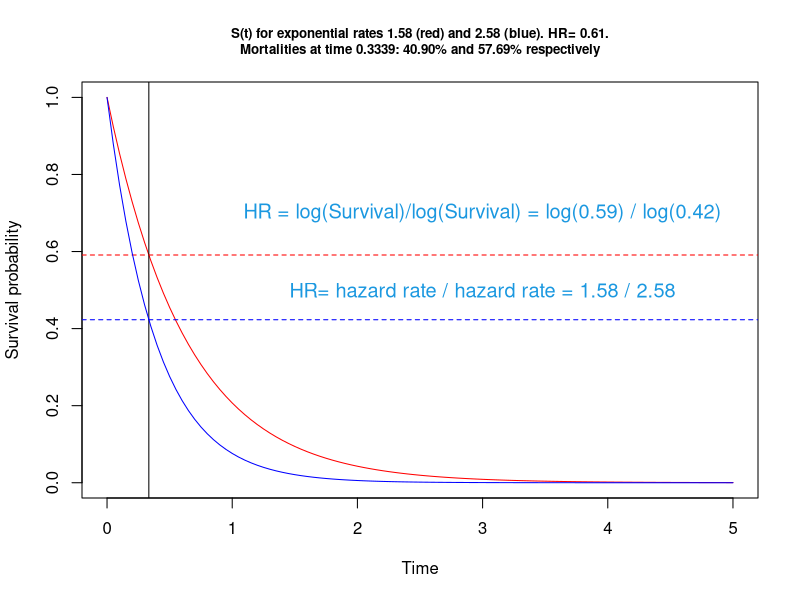
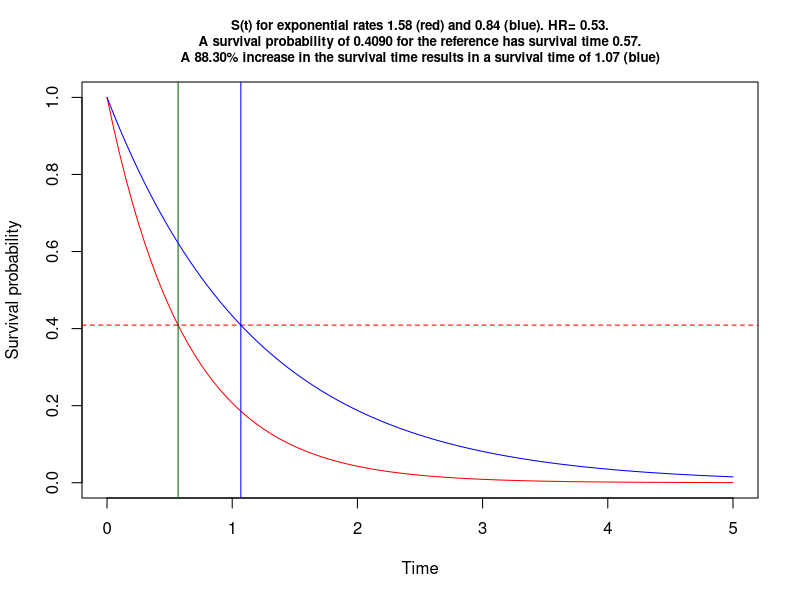

Source code (R) for these figures, in order: (Note: this script raises an error after producing the figures.)
## ---- chunk 1

#/***************************************************************************#
#Filename           :      xxxxxxxxxxxxxxxxxxxxx
#Author             :      obrieea1
#Date               :      xx-May-2021
#R                  :      xxxxxxxxxxxxx
#Platform           :      xxxxxxxxxxxxx 
#Project/Study      :      xxxxxxxxxxxxx
#Description        :      xxxxxxxxxxxxx   
#Assumptions:   
#Input              :       
#Output             :      An .R, .Rmd and .html file is output to xxx
#                          An .R file is output to the dir where original .Rmd file is located
#Macros used        :      none
#---------------------------------------------------------------------------
#MODIFICATION HISTORY: 
#    <DD-MON-YYYY>,
#    <Description> 
#    
#***************************************************************************/

# knit: (function(inputFile, encoding) { 
#               out_dir <- '~/Survival-power';   
#           rmarkdown::render(inputFile,
#                         encoding=encoding, 
#       output_file=file.path(out_dir,'survival power exploration.html')) })

        rm(list=ls())

        set.seed(123)
        startTime<-proc.time()
        library(knitr)
        knit_hooks$set(purl = hook_purl)  #new line
        options(width=120)
        options(width = 999)
        opts_chunk$set(comment = "", warning = FALSE, message = FALSE,
                       echo = FALSE, tidy = FALSE, size="tiny",  cache=FALSE,
                       progress=TRUE,
                         fig.width=7, fig.height=3.5,
                       cache.path = 'program_Cache/',
                       fig.path='figure/')
         
        knitr::knit_hooks$set(inline = function(x) {
          knitr:::format_sci(x, 'md')
        })
         
        
        options(scipen=999)  # remove scientific notation
        
      
        # create an R file of the code!
        # https://stackoverflow.com/questions/26048722/knitr-and-tangle-code-without-execution
        
         # knit_hooks$set(purl = function(before, options) {
         #   if (before) return()
         #   input  = current_input()  # filename of input document
         #   output = paste(tools::file_path_sans_ext(input), 'R', sep = '.')
         #   if (knitr:::isFALSE(knitr:::.knitEnv$tangle.start)) {
         #   assign('tangle.start', TRUE, knitr:::.knitEnv)
         #   unlink(output)
         # }
         #   cat(options$code, file = output, sep = '\n', append = TRUE)
         # })

          # function to calculate the mode     
          getmode <- function(v) {
               uniqv <- unique(v)
               uniqv[which.max(tabulate(match(v, uniqv)))]
          }
  
          
        # https://stackoverflow.com/questions/36868287/purl-within-knit-duplicate-label-error
          
          options(knitr.duplicate.label = 'allow') # to help with purl
 
          
## ---- chunk 2

 
      
      gps1 <-  paste0('~/Survival-power')
      gps2 <-  paste0('~/Survival-power')
      
      path.script <- paste0(gps1, '')        # code to go here
      path.import <- paste0(gps2, '')  # data is here
      path.export <- paste0(gps1, '') 
      
      wd <- Rhome <- paste0('~/Survival-power')
      wd.code <- paste0(Rhome,'')                 
      wd.data <- paste0(Rhome,'')
 
      
      
      # rounding functions
      p2 <- function(x) {formatC(x, format="f", digits=2)}
      p3 <- function(x) {formatC(x, format="f", digits=3)}
      p4 <- function(x) {formatC(x, format="f", digits=4)}
      
       # https://stackoverflow.com/questions/3245862/format-numbers-to-significant-figures-nicely-in-r
      formatz <- function(x){
        
        if (!is.na(x)  ) {
          
          formatC(signif(x,digits=5), digits=5,format="fg", flag="#",big.mark=",")
          
        }
        
      }
      
      formatz0 <- function(x){
        sprintf(x, fmt = '%s')  
      }
      formatz1 <- function(x){
        sprintf(x, fmt = '%#.1f')  
      }
      formatz2 <- function(x){
        sprintf(x, fmt = '%#.2f')  
      }
      formatz00 <- function(x){
        round(x,0) 
      }
      formatz4 <- function(x){
        sprintf(x, fmt = '%#.4f')  
      }
 
      
## ---- chunk 3
      
    # functions  to get means and SDs, not used
    mymean <- function(x) {mean(x, na.rm=T)}
    mysd <- function(x) {sd(x, na.rm=T)}
    
     
## ---- chunk 4
 
    library(rms) # for modelling
    library(tidyverse)
   
## ---- chunk 5
      
  # x <- list.files(path.import,".")   # get the names of all files in this dir.
  # #
  # f <- x[grep("\\.sas7bdat\\b",x)]  # get the names that include sas7bdat
  # 
  # f <- c("zzzzz.sas7bdat","yyyy.sas7bdat","xxxx.sas7bdat")
  # 
  # # assign names to objects and call the object the actual name
  # for (i in 1:length(f)) assign(f[i], haven::read_sas(paste0(path.import,f[i])))


  lambda  <-runif(1,1,3)                       # this will be a constant hazard rate
  lambda2 <-runif(1,1,3)                       # second curve rate
  
  end <- ceiling(-(log(1-.999)/ lambda))       # for plotting 99th percentile
  s <- seq(0,end, length.out = end+1)          # reasonable x axis
  p=.5                                         # choose survival prop
  p=runif(1)
  ms <- -log(1-p)/lambda                       # survival

 
  
  (time1 <- ms )
  (mort1 <-  exp(-lambda2*  ms  ) ) # e^-lambda*t
  
  # tereneau book p62
  # In the case of exponential distributions, the reciprocal of the ratio of
  # medians (or any other quantile) gives e(b). For example, if we want to
  # detect a 50% increase in median survival time, we would set e(Beta) = 2/3. 
  (log(1-p)/log(mort1))
  lambda/lambda2
  #~~~~~~~~~~~~~~~~~~~~~~~~~~~~~~~~~~~~~~~~~~~~~~~~~~~~~~~~~~~~~~~~~~~~~~~~~~~~~~~~~~~~
  #~~~~~~~~~~~~~~~~~~~~~~~~~~~~~~~~~~~~~~~~~~~Survival function~~~~~~~~~~~~~~~~~~~~~~~~~~~~~~~
  #par(mfrow=c(2,1))
  zp <- function(x, shape, scale)
    pweibull(x, shape=shape, scale=scale,lower.tail=F)
  
 
   
  curve(zp(x, shape=1, scale=1/lambda), from=0, to=end, 
         main=paste0("S(t) for exponential rates ",formatz2(lambda)," (red) and ",formatz2(lambda2), " (blue). HR= ",formatz2(lambda/lambda2),".\nMortalities at time ",
                       formatz4(ms),": ",formatz2(p*100),"% and ", 
                    formatz2((1-mort1)*100 ), "% respectively" ), cex.main = .8,
        ylab='Survival probability', xlab='Time', col="red")
  abline(v=ms )  
  abline(h=1-p , col='red' , lty=2)
  
   
  curve(zp(x, shape=1, scale=1/lambda2), from=0, to=end, #main=paste0("S(t), rate = ",lambda2,""),
        ylab='Survival probability', xlab='Time', col="blue", add=TRUE)
  abline(h=mort1 , col='blue' , lty=2)  # think of exp(-lambda*t) where t is the define line above
  

  text(x = end*.6, y = .7,                # Text with different color & size
       paste0("HR = log(Survival)/log(Survival) = log(",formatz2(1-p),") / log(",formatz2(mort1),")"),
       col = "#1b98e0",
       cex = 1.2)
  
  text(x = end*.6, y = .5,                # Text with different color & size
       paste0("HR= hazard rate / hazard rate = ",formatz2(lambda)," / ",formatz2(lambda2),""),
       col = "#1b98e0",
       cex = 1.2)
 # ratio of two survivals
 A <- -log(1-p)/lambda2
 B <- -log(1-p)/lambda
  
 A/B
 lambda/lambda2
  
 #~~~~~~~~~~~~~~~~~~~~~~~~~~~~~~~~~~~~~~~~~~~~~~~~~~~~~~~~~~~~~~~~~~~~~~~~~~~~~~~~~~~~~~~~~~~~~~~~
 ## instead of survival mortality lets postulated change in the time for survival  
 
  #a 50% increase in median survival time, we would set e(3 =
 
 fact. <-  0.50     # % increase in time for survival of this means
 fact. <-  runif(1) # % increase in time for survival of this means
 #lambda <-  3 # baseline hazard (reference)
 lambda2  <-  lambda/(1+fact.)
 hr    <-  lambda2/lambda
 
 curve(zp(x, shape=1, scale=1/lambda), from=0, to=end, 
       main=paste0("S(t) for exponential rates ",formatz2(lambda)," (red) and ",formatz2(lambda2), " (blue). HR= ",formatz2(hr),".\n A survival probability of ",formatz4(p)," for the reference has survival time ",
                   formatz2(-log(p)/lambda),". \nA ",formatz2(fact.*100) ,"% increase in the survival time results in a survival time of ",formatz2(-log(p)/lambda2)," (blue)"),  cex.main = .8,
       ylab='Survival probability', xlab='Time', col="red")
 abline(v= -log(p)/lambda, col='darkgreen')  
 abline(h=p , col='red' , lty=2)
 abline(v= -log(p)/lambda2 , col='blue')   
 
 curve(zp(x, shape=1, scale=1/lambda2), from=0, to=end,  
       ylab='Survival probability', xlab='Time', col="blue", add=TRUE)
  
 #~~~~~~~~~~~~~~~~~~~~~~~~~~~~~~~~~~~~~~~~~~~~~~~~~~~~~~~~~~~~~~~~~~~~~~~~~~~~~~~~~~~~~~~~~~~~~~~~
 
# par(mfrow=c(1,1))
 
## ---- chunk 6
     
## ---- chunk 7
 
# This function is useful for creating d1 an input to Hmisc cpower

  morti <- function ( d0=.5, hr=2/3, time=6){
    
      lambda = -log(1-d0)/time     # hazard rate 
      m = 1 - exp(-lambda*time*hr) # mortality hence subtracting from 1
      return(m)
  } 
  
 
  d0 <- 0.5
  d1 <- morti()
  
  cpower(tref=6, n=352, mc=d0, r= 100*(d0 - d1)/d0, tmin=39/4, 
         accrual=74/4, alpha=.05, pr=TRUE,
         noncomp.c = 0, noncomp.i = 0)


 
## ---- chunk 8

## ---- chunk 9
  
d0 <- 1-.29
d1 <- 1-.4
cpower(tref=1, n=444, mc=d0, r= 100*(d0 - d1)/d0, tmin=1, 
       accrual=1, alpha=.05, pr=TRUE,
       noncomp.c = 0, noncomp.i = 0)
  
  
  
## ---- chunk 10
     
## ---- chunk 11
     

cpower(tref=2, n=1000, mc=.2, r=25, accrual=2, tmin=1, 
       noncomp.c=10, noncomp.i=17.5)

# repeating using my function, only difference due to rounding

  d0= .2
  time=2
  hr=0.7283
  d1 <- morti(d0=d0, hr= hr, time=time)
  
  cpower(tref=time, n=1000, mc=d0, r=100*(d0 - d1)/d0, accrual=2, tmin=1, 
         noncomp.c=10, noncomp.i=17.5)
 
## ---- chunk 12

  
  d0= .6
  time=5
  d1=.41
  
  cpower(tref=time, n=400, mc=d0, r=100*(d0 - d1)/d0, accrual=1.5, tmin=2,    # p478 and p482
         noncomp.c=0, noncomp.i=0)
  
  cpower(tref=time, n=400, mc=d0, r=100*(d0 - d1)/d0, accrual=2,    tmin=2,      # p483
         noncomp.c=0, noncomp.i=0)
  
  cpower(tref=time, n=903, mc=d0, r=100*(d0 - d1)/d0, accrual=20/24, tmin=0,  # p483 no this does not match <-!!
         noncomp.c=0, noncomp.i=0) 


## ---- chunk 13

# Stata survival book p353/354, we duplicate with cpower
# stpower exponential 0.03, hratio(0.6) power(0.9) aperiod(20) fperiod(15)

    hr   <- 0.6
    h    <- 0.03  
    time <- 1/h*(-log(1-0.5))^(1)  #Weibull
    d0   <- 0.5
    d1   <- morti(d0=d0, hr= hr, time=time)  # my function
  
  cpower(tref=time, n=190*2, mc=d0, r=100*(d0 - d1)/d0, accrual=20, tmin=15, 
         noncomp.c=0, noncomp.i=0) #

## ---- chunk 14

 
# stpower exponential 0.03, hratio(0.6) power(0.9) fperiod(35) loghazard detail

simfunx <- function(p=1, hr=.6, n=30, At=20, lambdaC=.018, alpha=0.05, seed=NULL ) {
  
      if (!is.null(seed)) set.seed(seed)
      
      h  <- lambdaC #                    # hazard for exponential using med surv, remeber -log(0.5) is the same 
      ms <- 1/h*(-log(1-0.5))^(p)        # lets show we know how to recreate median survival
      T1 <- 1/h*(-log(runif(n)))^(p)     # weibull times, p=1 so exp, lambda=h
      
      ms2<- ms*hr                        # use the HR to get hazard in other group
      h2 <- log(2)/ms2
      T2 <- 1/h2*(-log(runif(n)))^(p)    # create n weibull times, p=1 so exp, lambda=h2
      
      # lambdaC hazard of censoring
      C1 = rweibull(n, shape=1, scale=1/lambdaC)   # censoring time
      C2 = rweibull(n, shape=1, scale=1/lambdaC)   # censoring time
      
      C1 = rep(100000,n)    # censoring time, basically no censoring due to large time I use here
      C2 = rep(100000,n)    # censoring time  basically no censoring due to large time I use here
      
      time1 = pmin(T1,C1)  # observed time is min of censored and true grp0
      time2 = pmin(T2,C2)  # observed time is min of censored and true grp1
      
      event1 = time1==T1   
      event2 = time2==T2   
      
      event = c(event1,event2)
      Ti = c(time1,time2)
      
      event <- ifelse(Ti >= At, 0, event)
      Ti <-     ifelse(Ti >= At, At, Ti)
      #~~~~~~~~~~~~~~~~~~~~~~~~~~~~~~~~~~~~~~~~~~~~~~~~~~~~~~~~~~~~~~~~~~~~~
      dd <- data.frame(T= Ti, 
                       x = c(rep(1,n), rep(0,n)), 
                       event = event )
      
      l = coxph(Surv(T, event) ~ x, dd)
      
      o <- anova(l)$`Pr(>|Chi|)`[2] # P-value from likelihood ratio test
      
      pow <- o<=alpha
      
      u <- exp(confint(l, level = .9))  [2][[1]]  # use for upper 90% conf interval for non inferiority
      
      n <- (l$n-l$nevent)/l$n  
      
      p <- exp(l$coefficients[[1]])
      
      ev <- l$nevent  # no of events
      
      h1=h
      h2=h2
      
      c( (h1), (h2), (ev),  (n), (p), (u), (o),  (pow))
}


simres <- plyr::raply(1000,simfunx(p=1, hr=1/.6, n=294/2, At=35, lambdaC=.03))
simres <- as.data.frame(simres)
names(simres) <- c("h1","h2","No of events", "Proportion of events","HR", "HR Upper 90CI","Mean P-value","Power")
options(digits=3)
r <- (apply(simres,2, mean))
r<-as.data.frame(r)
print(kable(t(r)))
options(digits=7)


## ---- chunk 15


## ---- chunk 16


simfunf <- function(p=1, hr=.6, n=30, acc=20, fup=5, lambdaC=.018, alpha=0.05, seed=NULL ) {
  
  if (!is.null(seed)) set.seed(seed)
  
  At <- T1 <- T2 <- D1 <- D2 <- T1a <- T2a <- time1 <- time2 <- l <- NULL
  
  At= acc + fup
  
  h  <- lambdaC #                    # hazard for exponential using med surv, remeber -log(0.5) is the same 
  ms <- 1/h*(-log(1-0.5))^(p)        # lets show we know how to recreate median survival
  T1 <- 1/h*(-log(runif(n)))^(p)     # weibull times, p=1 so exp, lambda=h
  
  ms2<- ms*hr                        # use the HR to get hazard in other group
  h2 <- log(2)/ms2
  T2 <- 1/h2*(-log(runif(n)))^(p)    # create n weibull times, p=1 so exp, lambda=h2
  
  # lambdaC hazard of censoring
  C1 = rweibull(n, shape=1, scale=1/lambdaC)   # censoring time
  C2 = rweibull(n, shape=1, scale=1/lambdaC)   # censoring time
  
  a1 <- runif(n,0,acc) # use these for random uniform accrual times
  a2 <- runif(n,0,acc)
  
  D1 = T1+a1   # add rand uniform to weibull events
  D2 = T2+a2
  
  T1a <- ifelse(D1>At, At,  T1 )  # make sure no time + accrual entry exceeds accrual + follow up
  T2a <- ifelse(D2>At, At,  T2 )  # and replace [rand uniform to weibull events] with original time to event time

  # by pass censoring, so no censoring!
  C1 = rep(100000,n)    # censoring time, basically no censoring
  C2 = rep(100000,n)    # censoring time  basically no censoring
  
  time1 = pmin(T1a,C1)  # observed time is min of censored and true grp0
  time2 = pmin(T2a,C2)  # observed time is min of censored and true grp1
  
  event1 = time1==T1a   
  event2 = time2==T2a   
  
  
  event = c(event1,event2)
  Ti = c(time1,time2)
  
  event <- ifelse(Ti >= At, 0, event)
  Ti <-     ifelse(Ti >= At, At, Ti)
  #~~~~~~~~~~~~~~~~~~~~~~~~~~~~~~~~~~~~~~~~~~~~~~~~~~~~~~~~~~~~~~~~~~~~~
  dd <- data.frame(T= Ti, 
                   x = c(rep(1,n), rep(0,n)), 
                   event = event )
  
  l = coxph(Surv(T, event) ~ x, dd)
  
  o <- anova(l)$`Pr(>|Chi|)`[2] # P-value from likelihood ratio test
  
  pow <- o<=alpha
  
  u <- exp(confint(l, level = .9))  [2][[1]]  # use for upper 90% conf interval for non inferiority
  
  n <- (l$n-l$nevent)/l$n  
  
  p <- exp(l$coefficients[[1]])
  
  ev <- l$nevent  # no of events
  
  h1=h
  h2=h2
  
  c(h1,h2,ev,n,p,u,o, pow)
}

# my god it works!!!
simres <- plyr::raply(1000,simfunf(p=1, hr=.6, n=190,  lambdaC=.018, acc=20, fup=15))
simres <- as.data.frame(simres)
names(simres) <- c("h1","h2","No of events", "Proportion of events","HR", "HR Upper 90CI","Mean P-value","Power")
options(digits=3)
r <- (apply(simres,2, mean))
r<-as.data.frame(r)
print(kable(t(r)))
options(digits=7)


## ---- chunk 17
 

hr=.6
h  <- .03  
time <- 1/h*(-log(1-0.5))^(1) 
d0=.5

d1 <- morti(d0=d0, hr= hr, time=time)

cpower(tref=time, n=190*2, mc=d0, r=100*(d0 - d1)/d0, accrual=20, tmin=15, 
       noncomp.c=0, noncomp.i=0) #?


## ---- chunk 18
 
weibSurv <- function(x, shape, scale)
    pweibull(x, shape=shape, scale=scale,lower.tail=F)

#~~~~~~~~~~~~~~~~~~~~~~~~~~~~~~~~~~~~~~~~~~~~~~~~~~~~~~~~~~~~~~~~~~~~~~~~~~~~~~~~~~~~~~~~~~~~~~~~
# instead of survival mortality lets postulated change in the time for survival  
# visualize the question
#~~~~~~~~~~~~~~~~~~~~~~~~~~~~~~~~~~~~~~~~~~~~~~~~~~~~~~~~~~~~~~~~~~~~~~~~~~~~~~~~~~~~~~~~~~~~~~~~

  # inputs
  n     <- 100                             # used later, no of patients per group
  ms1   <- 4                               # median survival null
  ms2   <- 7                               # median survival alternative
  p     <- 0.50                            # time for survival probability
  fact. <- (ms2-ms1)/ms1                   # % increase in time for survival of this means
  h     <- lambda   <-  log(2)/ms1         # baseline hazard (reference)
  h2    <- lambda2  <-  lambda/(1+fact.)   # alternate hazard
  hr    <- lambda/lambda2                  # hr compares to alternate/longer survival

## ---- chunk 19
   
  
#~~~~~~~~~~~~~~~~~~~~~~~~~~~~~~~~~~~~~~~~~~~~~~~~~~~~~~~~~~~~~~~~~~~~~~~~~~~~~~~~~~~~~~~~~~~~~~~~
# visualize the question
#~~~~~~~~~~~~~~~~~~~~~~~~~~~~~~~~~~~~~~~~~~~~~~~~~~~~~~~~~~~~~~~~~~~~~~~~~~~~~~~~~~~~~~~~~~~~~~~~

  end <- ceiling(-(log(1-.999)/ lambda))       # for plotting the range of x axis, calc. 99th percentile
  s   <- seq(0,end, length.out = end+1)    
  
  curve(weibSurv(x, shape=1, scale=1/lambda), from=0, to=end, 
        main=paste0("S(t) for exponential rates ",formatz2(lambda)," (red) and ",formatz2(lambda2), " (blue). HR= ",formatz2(hr),".\n A survival probability of ",formatz4(p)," for the reference has survival time ",
                    formatz2(-log(p)/lambda),". \nA ",formatz2(fact.*100) ,"% increase in the survival time results in a survival time of ",formatz2(-log(p)/lambda2)," (blue)"),  cex.main = .8,
        ylab='Survival probability', xlab='Time', col="red")
  
  abline(v= -log(p)/lambda, col='darkgreen')  
  abline(h=p , col='red' , lty=2)
  abline(v= -log(p)/lambda2 , col='blue')   
  
  curve(weibSurv(x, shape=1, scale=1/lambda2), from=0, to=end,  
        ylab='Survival probability', xlab='Time', col="blue", add=TRUE)

## ---- chunk 20
  
#~~~~~~~~~~~~~~~~~~~~~~~~~~~~~~~~~~~~~~~~~~~~~~~~~~~~~~~~~~~~~~~~~~~~~~~~~~~~~~~~~~~~~~~~~~~~~~~~
# Plot many studies
#~~~~~~~~~~~~~~~~~~~~~~~~~~~~~~~~~~~~~~~~~~~~~~~~~~~~~~~~~~~~~~~~~~~~~~~~~~~~~~~~~~~~~~~~~~~~~~~~

  T1 <- 1/h* (-log(runif(n)))^(1)      # 1 in brackets dictates exponential dist
  T2 <- 1/h2*(-log(runif(n)))^(1)      # 1 in brackets dictates exponential dist
  
  survfit1 <- survfit(Surv(T1) ~ 1)
  plot(survfit1, ylab="Survival probability", xlab="Time",col="green", conf.int=FALSE, 
       main=paste0("Plotting ",n," studies, ",n," subjects per group, exponential rate  1 = ",formatz4(h),", rate 2 = ",formatz4(h2), "\nHR = ",formatz4(h/h2),
                   " Median survivals ",formatz4(log(2)/lambda)," and ",formatz4(log(2)/lambda2)), xlim=c(0,end), cex.main = .8)
  
  survfit2 <- survfit(Surv(T2) ~ 1)
  lines(survfit2, lwd=2, col='blue', conf.int = FALSE)  
  
  # draw 100 studies!
  for ( i in 1:n) {
    
    T1 <- 1/h* (-log(runif(n)))^(1)   # 1 in brackets dictates exponential dist
    T2 <- 1/h2*(-log(runif(n)))^(1)   # 1 in brackets dictates exponential dist
    
    survfit1 <- survfit(Surv(T1) ~ 1)
    lines(survfit1, lwd=2, col='green', conf.int = FALSE)  
    
    survfit2 <- survfit(Surv(T2) ~ 1)
    lines(survfit2, lwd=2, col='blue', conf.int = FALSE)  
    
  }
  
  # plot true survival curve, constant hazard h
  curve(weibSurv(x, shape=1, scale=1/h), from=0, to=end, n=length(T1), 
        col='black', lwd=2, lty=2,
        ylim=c(0,1), add=TRUE)
  
  # plot true survival curve, constant hazard h2
  curve(weibSurv(x, shape=1, scale=1/h2), from=0, to=end, n=length(T1), 
        col='black', lwd=2, lty=2,
        ylim=c(0,1), add=TRUE)


## ---- chunk 21
  
#~~~~~~~~~~~~~~~~~~~~~~~~~~~~~~~~~~~~~~~~~~~~~~~~~~~~~~~~~~~~~~~~~~~~~~~~~~~~~~~~~~~~~~~~~~~~~~~~
# power simulation
#~~~~~~~~~~~~~~~~~~~~~~~~~~~~~~~~~~~~~~~~~~~~~~~~~~~~~~~~~~~~~~~~~~~~~~~~~~~~~~~~~~~~~~~~~~~~~~~~

  sim = function(h,h2,n) {
    
    # Simulate some time to event data
    T1 <- 1/h* (-log(runif(n)))^(1)   
    T2 <- 1/h2*(-log(runif(n)))^(1) 
    
    # data
    ti = c(T1, T2)
    gr = c(rep(1, n), rep(0, n))
    
    l = coxph(Surv(ti) ~ gr)    # Fit Cox model
    anova(l)$`Pr(>|Chi|)`[2]   # P-value 
  }
  
  #set.seed(123) # Reproducible pseudorandom numbers
  pv <-  replicate(1000, sim(n = 200/2, h = h, h2=h2)) 
  mean(pv <= 0.05)  

  
## ---- chunk 22
#~~~~~~~~~~~~~~~~~~~~~~~~~~~~~~~~~~~~~~~~~~~~~~~~~~~~~~~~~~~~~~~~~~~~~~~~~~~~~~~~~~~~~~~~~~~~~~~~
# let's use Frank Harrell Hmisc cpower function
# the perspective here is change in mortality at initial time of interest rather 
#~~~~~~~~~~~~~~~~~~~~~~~~~~~~~~~~~~~~~~~~~~~~~~~~~~~~~~~~~~~~~~~~~~~~~~~~~~~~~~~~~~~~~~~~~~~~~~~~
  morti <- function ( d0=.5, hr=2/3, time=6){
    
    lambda = -log(1-d0)/time     # hazard rate 
    m = 1 - exp(-lambda*time*hr) # mortality hence subtracting from 1
    return(m)
  } 
  
  time <- ms1
  d0   <- p
  hr   <- 1/hr
  
  d1 <- morti(d0=d0, hr= hr, time=time)
  
  # looking at graph above just made me choose accrual time 100 with no further follow up
  Hmisc::cpower(tref=time, n=100*2, mc=d0, r=100*(d0 - d1)/d0, accrual=100, tmin=0, 
         noncomp.c=0, noncomp.i=0) 
  
  #~~~~~~~~~~~~~~~~~~~~~~~~~~~~~~~~~~~~~~~~~~~~~~~~~~~~~~~~~~~~~~~~~~~~~~~~~~~~~~~~~~~~~~~~~~~~~~~


## ---- chunk 23


 w.sim2 <- function(p=1, hr=1.75, n=100, At=30, ms=5.5, lambdaC=.04) { 

      h  <- log(2)/ms                    # hazard for exponential
      ms <- 1/h*(-log(1-0.5))^(p)        # median survival
      T1 <- 1/h*(-log(runif(n)))^(p)     # weibull times, p=1 so exp, lambda=h
      
      ms2<- ms*hr                        # use the HR to get hazard in other group
      h2 <- log(2)/ms2
      T2 <- 1/h2*(-log(runif(n)))^(p)    # weibull times, p=1 so exp, lambda=h2
      
      # lambdaC hazard of censoring
      C1 = rweibull(n, shape=1, scale=1/lambdaC)   # censoring time
      C2 = rweibull(n, shape=1, scale=1/lambdaC)   # censoring time
      
      time1 = pmin(T1,C1)  # observed time is min of censored and true grp0
      time2 = pmin(T2,C2)  # observed time is min of censored and true grp1
      
      event1 = time1==T1   
      event2 = time2==T2   
      
      event = c(event1,event2)
      #~~~~~~~~~~~~~~~~~~~~~~~~~~~~~~~~~~~~~~~~~~~~~~~~~~~~~~~~~~~~~~~~~~~~~
      dat <- data.frame(T = c(time1,time2), 
                        x = c(rep(1,n), rep(0,n)), 
                        event = c(event1,event2) )

      l = coxph(Surv(T, event) ~ x, dat)
      
      pv <- anova(l)$`Pr(>|Chi|)`[2] # P-value from likelihood ratio test
      
      # collect
      o <- pv
      
      n <- (l$n-l$nevent)/l$n
      
      p <- exp(l$coefficients[[1]])
      
      ev <- l$nevent
      
   #   pow <- o <=.05
      
      output <- list(o,n,p,ev )
      
      return(output)

    }

 
  fact.    <-   (7-4)/4  # % increase in time for survival of this means
  lambda   <-  log(2)/4 # baseline hazard (reference)
  lambda2  <-  lambda/(1+fact.)
  hr       <-  lambda/lambda2
   
   
  # need to double check inputs are correct here??
  require(survival)
  phr = replicate(1000, w.sim2(p=1, hr=hr, n=200/2, At=30000, ms=7, lambdaC=0.00006)) # # censoring and admin censoring times are so big they have no effect
  phr <- t(phr)
  mean(phr[,1] <= 0.05) 


## ---- chunk 24

      options(width=70)
     # opts_knit$set(root.dir = wd.code)   ##THIS SETS YOUR WORKING DIRECTORY
      sessionInfo()
      print(getwd())
      stopTime<-proc.time()


## ---- chunk 25

    # move stangle R file to a folder in GPS
    # put this at bottom and give it the same name as the RMD file , replace any blanks with underscore
    # https://amywhiteheadresearch.wordpress.com/2014/11/12/copying-files-with-r/

    # https://stackoverflow.com/questions/21101573/need-the-filename-of-the-rmd-when-knitr-runs
    x <- knitr::current_input() 
    x
    rcode <-  gsub(' ','_', trimws(x))                       # replace blank with underscore, this is needed
    file.copy(rcode, path.script,  overwrite=TRUE)           # make a copy of the rcode in a folder of choice
    
    
    # saving the html to GPS!
    # https://stackoverflow.com/questions/28894515/rmarkdown-directing-output-file-into-a-directory
    # x1 <- gsub('\\.Rmd','\\.html', trimws(x)) 
    # rcode <-  gsub(' ','_', trimws(x1))   
    # knit: (function(inputFile, encoding) { 
    #   out_dir <- path.script;
    #   rmarkdown::render(inputFile,
    #                     encoding=encoding, 
    #                     output_file=file.path(dirname(x), out_dir, rcode)) })
    # 
    
    #http://felixfan.github.io/extract-r-code/
    #https://www.rdocumentation.org/packages/knitr/versions/1.19/topics/knit
    #y <- knitr::current_input()
    #knitr::purl(y, output = "test.R", documentation = 2)
 
    input  = knitr::current_input()  # filename of input document
    cat("checking purl..")
    input
    output = paste(tools::file_path_sans_ext(input), 'R', sep = '.')
    output
    #tools::file_path_sans_ext(input)
    knitr::purl(input,paste0(path.script,output),documentation=1,quiet=T)  ##where do we wish to save R code?
    getwd()
    
